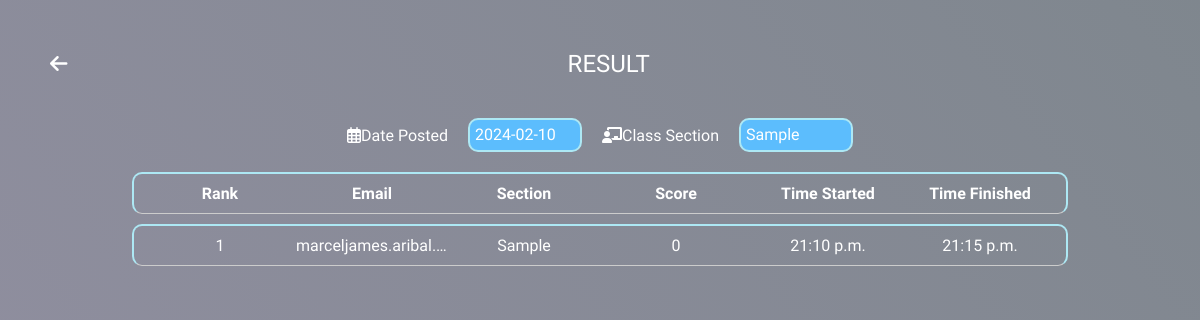
/result-all, run on the app's committed database.
### quiz/models.py (models this page shows, shortened)
class QuizSetting(models.Model):
    user = models.ForeignKey(User, on_delete=models.CASCADE, null=True, blank=True)
    select_data = models.DateField(_('Select Date'))
    start_time = models.TimeField(_('Start Time'))
    end_time = models.TimeField(_('End Time'))
    section = models.CharField(_('Section'), max_length=255, null=True, blank=True)
    show_correct_answer = models.CharField(_('Show Answer'), max_length=255, blank=True, null=True)
    show_solution = models.CharField(_('Show Solution'), max_length=255, blank=True, null=True)
    question_timer = models.IntegerField(_('Question Timer'), default=10)

class ResultActual(models.Model):
    user = models.ForeignKey(User,on_delete=models.CASCADE)
    quiz_setting = models.ForeignKey(QuizSetting,on_delete =models.CASCADE,blank=True, null=True)
    question = models.ForeignKey(ActualQuiz, on_delete=models.CASCADE)
    score = models.IntegerField(default=0)
    user_answer = models.CharField(max_length=100, null=False)
    time_finished = models.DateTimeField(default=timezone.now)

class User(AbstractUser):
    email = models.EmailField(_('email address'), unique=True)
    username = models.CharField(_('username'), max_length=150, unique=True, blank=True,null=True)
    def __str__(self):
        return self.email

### quiz/views.py (the view)
# urls.py: path('result-all',views.result_all_actual, name='result-all'),
def result_all_actual(request):
    result_actual = ResultActual.objects.all()
    latest_results = {}
    for result in result_actual:
        if result.quiz_setting:
            quiz_setting_id = result.quiz_setting.id
            user_id = result.user.id
            if (quiz_setting_id, user_id) not in latest_results or result.time_finished > latest_results[(quiz_setting_id, user_id)].time_finished:
                latest_results[(quiz_setting_id, user_id)] = result
    for key, result in latest_results.items():
        result.total_score = ResultActual.objects.filter(quiz_setting=result.quiz_setting, user=result.user).aggregate(total_score=Sum('score'))['total_score']
    latest_results_list = [
        {
            'result': result,
            'total_score': result.total_score,
        }
        for result in latest_results.values()
    ]
    latest_results_list.sort(key=itemgetter('total_score'), reverse=True)
    grouped_results = {}
    for section_select_data, group in groupby(latest_results_list, key=lambda x: (x['result'].quiz_setting.section, x['result'].quiz_setting.select_data)):
        grouped_results[section_select_data] = list(group)
    return render(request, 'results/result_all_actual.html', {'grouped_results': grouped_results})

### templates/results/result_all_actual.html (shortened to what this page needs)
<!DOCTYPE html>
<html lang="en">
<head>
    {% load static %}
    <link rel="stylesheet" href="https://cdnjs.cloudflare.com/ajax/libs/font-awesome/6.0.0/css/all.min.css">
    <link rel="stylesheet" href="{% static 'css/result/resultAll.css' %}">
</head>
<body>
    <div class="header">
        <div class="back-button">
            <a href="{% url 'professor-home' %}" style="color:white;">
                <i class="fas fa-arrow-left"></i>
            </a>
        </div>
        <div class="result-text">RESULT</div>
    </div>
    {% for section_select_data, results_list in grouped_results.items %}
    <div class="section-container">
        <div class="section">
            <i class="far fa-calendar-alt"></i>
            <span> Date Posted</span>
            <div class="container">
                {{ section_select_data.1|date:"Y-m-d" }}
            </div>
        </div>
        <div class="section">
            <i class="fas fa-chalkboard-teacher"></i>
            <span> Class Section</span>
            <div class="container">
                {{ section_select_data.0 }}
            </div>
        </div>
    </div>
    <div class="leaderboard">
        <div class="leaderboard-entry">
            <span class="entry-data"><strong>Rank</strong></span>
            <span class="entry-data"><strong>Email</strong></span>
            <span class="entry-data"><strong>Section</strong></span>
            <span class="entry-data"><strong>Score</strong></span>
            <span class="entry-data"><strong>Time Started</strong></span>
            <span class="entry-data"><strong>Time Finished</strong></span>
        </div>
        {% for result in results_list %}
        <div class="leaderboard-entry">
            <span class="entry-data">{{ forloop.counter }}</span>
            <span class="entry-data">{{ result.result.user }}</span>
            {% if result.result.quiz_setting.section %}
            <span class="entry-data">{{ result.result.quiz_setting.section }}</span>
            {% else %}
            <span class="entry-data">No section Provided</span>
            {% endif %}
            <span class="entry-data">{{ result.result.total_score }}</span>
            <span class="entry-data">{{ result.result.quiz_setting.start_time|time:"H:i a" }}</span>
            <span class="entry-data">{{ result.result.time_finished|time:"H:i a" }}</span>
        </div>
        {% endfor %}
    </div>
    {% endfor %}
</body>
</html>

### static/css/result/resultAll.css (style rules this page uses)
body { margin: 30px; padding: 0; font-family: 'Nova Square', sans-serif; background: linear-gradient(232deg, rgba(0, 15, 30, 0.5), rgba(38, 33, 69, 0.5)), url('/static/img/bg.jpg'); background-size: cover; background-repeat: no-repeat; background-attachment: fixed; }
.header { color: #fff; padding: 20px; text-align: center; display: flex; justify-content: space-between; align-items: center; }
.back-button { font-size: 20px; }
.result-text { font-size: 24px; flex: 1; }
.section-container { display: flex; justify-content: center; align-items: center; margin: 20px 0; }
.section { display: flex; align-items: center; color: #fff; margin: 0 10px; }
.container { background-color: #5cbdfd; padding: 5px; margin-left: 20px; height: 20px; width: 100px; border-radius: 10px; border: 2px solid #ade8f4; }
.leaderboard { display: flex; flex-direction: column; align-items: center; color: #fff; margin-bottom: 20px; }
.leaderboard-entry { display: flex; justify-content: space-between; border-radius: 10px; border: 2px solid #ade8f4; padding: 10px; width: 80%; margin-bottom: 10px; }
.entry-data { flex: 1; text-align: center; }

### templates/results/result_all_actual.html (style rules this page uses)
.leaderboard { width: 100%; overflow-x: auto; }
.leaderboard-entry { display: flex; justify-content: space-between; padding: 10px; border-bottom: 1px solid #ccc; }
.entry-data { flex: 1; text-align: center; overflow-x: hidden; white-space: nowrap; text-overflow: ellipsis; }

### data on the page
QuizSetting: select_data "2024-02-10", section "Sample"
ResultActual: result.user "marceljames.aribal.…", result.quiz_setting.section "Sample", result.total_score "0", result.quiz_setting.start_time "21:10 p.m.", result.time_finished "21:15 p.m."
